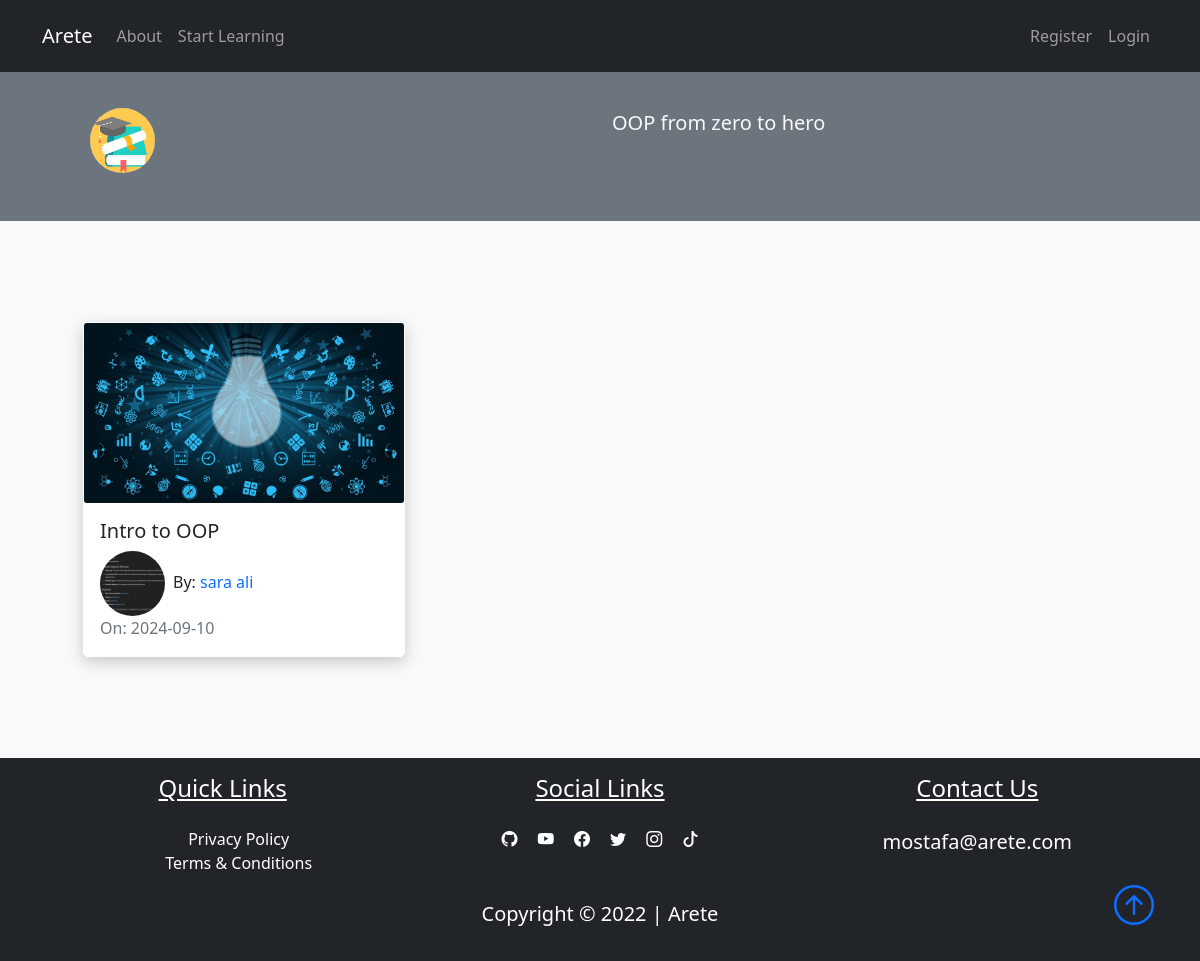
The app's page /OOP, older data.
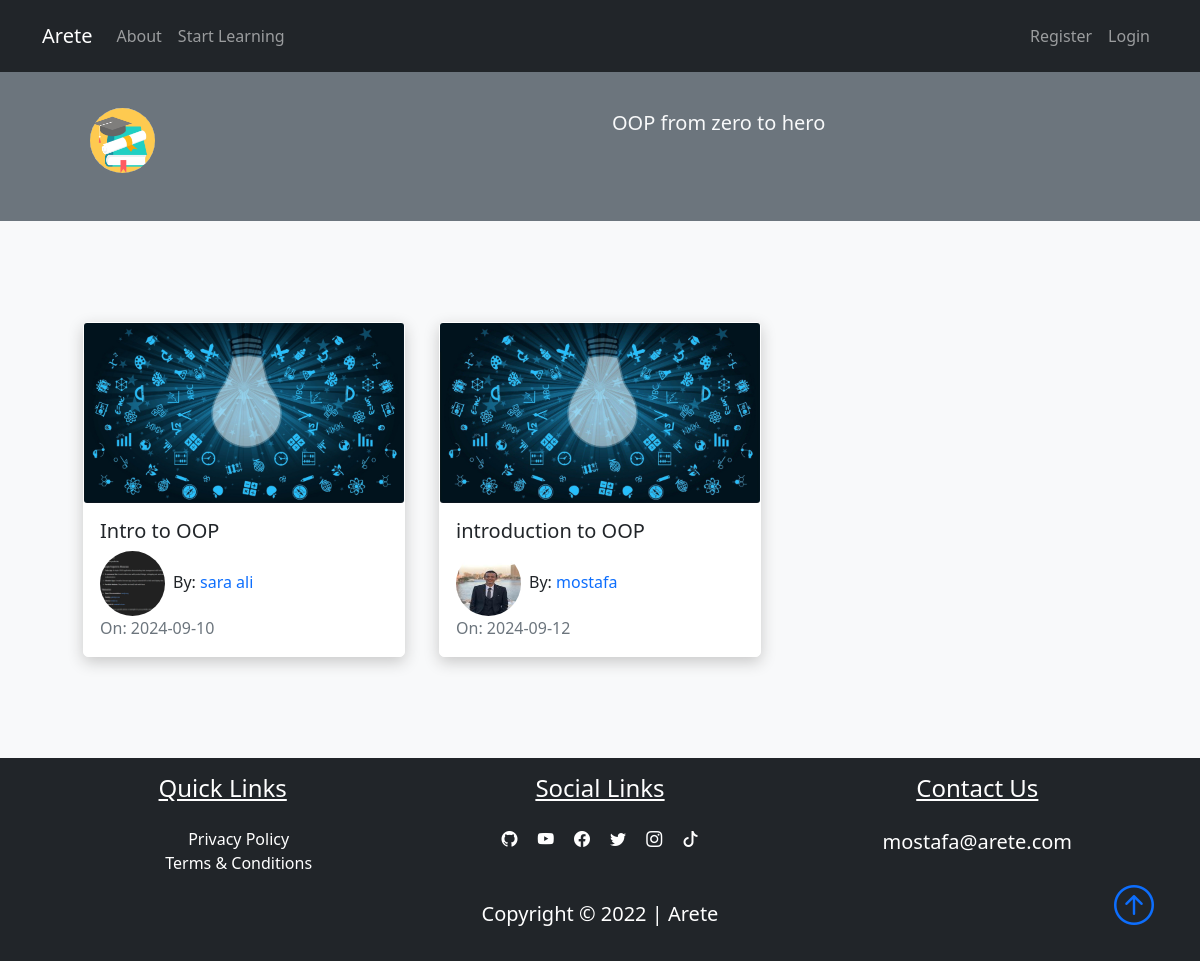
The same page, newer data.
### pythonic/models.py (models this page shows, shortened)
class Lesson(db.Model):
    id = db.Column(db.Integer, primary_key=True)
    title = db.Column(db.String(100), nullable=False)
    date_posted = db.Column(db.DateTime, nullable=False, default=datetime.utcnow)
    content = db.Column(db.Text, nullable=False)
    thumbnail = db.Column(
        db.String(20), nullable=False, default="default_thumbnail.jpg"
    )
    slug = db.Column(db.String(32), nullable=False)
    user_id = db.Column(db.Integer, db.ForeignKey("user.id"), nullable=False)
    course_id = db.Column(db.Integer, db.ForeignKey("course.id"), nullable=False)

class User(db.Model, UserMixin):
    id = db.Column(db.Integer, primary_key=True)
    fname = db.Column(db.String(25), nullable=False)
    lname = db.Column(db.String(25), nullable=False)
    username = db.Column(db.String(25), unique=True, nullable=False)
    email = db.Column(db.String(125), unique=True, nullable=False)
    image_file = db.Column(db.String(20), nullable=False, default="default.png")
    bio = db.Column(db.Text, nullable=True)
    password = db.Column(db.String(60), nullable=False)
    lessons = db.relationship("Lesson", backref="author", lazy=True)

### pythonic/routes.py (the view)
@app.route("/<string:course_title>")
def course(course_title):
    course = Course.query.filter_by(title=course_title).first()
    course_id = course.id if course else None
    course = Course.query.get_or_404(course_id)
    return render_template("course.html", title=course_title, course=course)

### pythonic/templates/course.html (shortened to what this page needs)
{% extends "layout.html"%} {% block content %}
<div class="container-fluid bg-secondary">
  <div class="container">
    <div class="row p-5">
      <div class="col-6">
        <img
          src="{{url_for('static', filename='course_icons/'+course.icon)}}"
          class="article-img rounded-circle"
          alt=""
        />
      </div>
      <div class="col-6">
        <span class="lead text-light">{{course.description}}</span>
      </div>
    </div>
  </div>
</div>
<section class="bg-light">
  <div class="container p-5">
    <div class="row">
      {% for lesson in course.lessons %}
      <div class="col-sm-12 col-md-6 col-lg-4 pb-5 d-flex align-items-stretch">
        <div class="card lesson">
          <img
            src="{{url_for('static', filename='lesson_thumbnails/'+lesson.thumbnail)}}"
            class="card-img"
          />
          <div class="card-body d-flex flex-column">
            <h5 class="card-title">
              <a
                class="text-decoration-none text-dark"
                href="{{url_for('lesson', lesson_slug=lesson.slug, course=lesson.course_name.title)}}"
                >{{lesson.title}}</a
              >
            </h5>
            <span
              ><img
                class="article-img rounded-circle"
                src="{{url_for('static', filename='user_pics/'+lesson.author.image_file)}}"
                alt=""
              />By:
              <a href="#" class="link">{{lesson.author.username}}</a></span
            >
            <span class="text-muted"
              >On: {{lesson.date_posted.strftime('%Y-%m-%d')}}</span
            >
          </div>
        </div>
      </div>
      {% endfor %}
    </div>
  </div>
</section>
{% endblock content%}

Row changes from the older to the newer data that the page shows:
added Lesson: thumbnail (picture), title "introduction to OOP", image_file (picture), author.username "mostafa", date_posted "2024-09-12"
